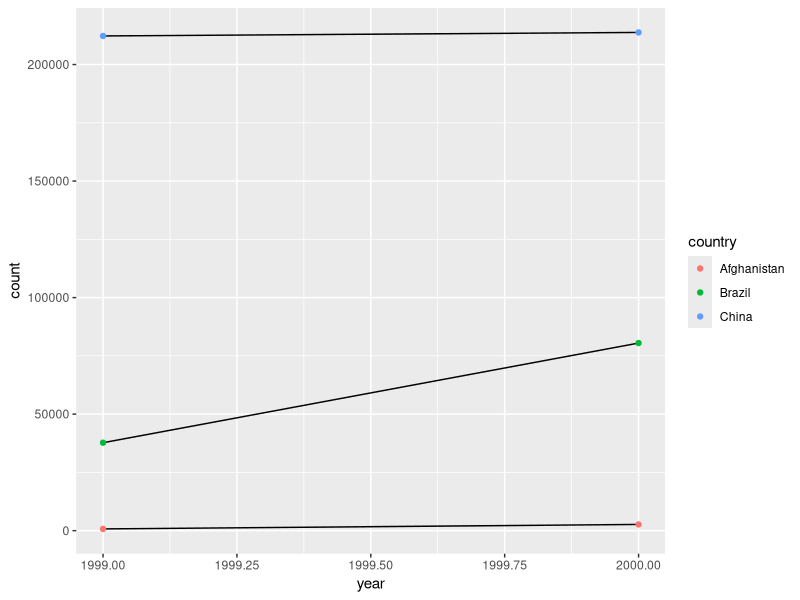

Generate this figure with R:
## ---- chunk 1
library(tidyverse)
table1
table2
table3
table4a
table4b
## ---- chunk 2
t2_cases <- filter(table2, type=="cases")%>%
  rename(cases = count)

t2_population <- filter(table2, type=="population")%>%
  rename(population = count)

t2_case_per_cap <- tibble(
  year=t2_cases$year,
  country=t2_cases$country,
  cases=t2_cases$cases,
  population=t2_population$population
)%>%
  mutate(cases_per_cap=(cases/population)*10000)

t2_case_per_cap <-t2_case_per_cap%>%
  mutate(type="cases_per_cap")%>%
  rename(count="cases_per_cap")

t2_case_per_cap
  
## ---- chunk 3
table4 <- tibble(
  country=table4a$country,
  `1999`=table4a[["1999"]]/table4b[["1999"]]*10000,
  `2000`=table4a[["2000"]]/table4b[["2000"]]*10000
)

table4
## ---- chunk 4
table2 %>%
  filter(type=="cases")%>%
  ggplot(aes(year, count))+
  geom_line(aes(group=country))+
  geom_point(aes(color=country))
